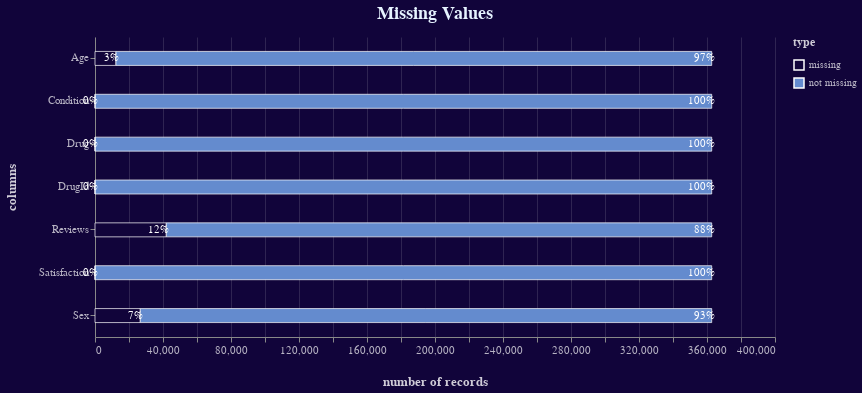

The notebook cell this image was saved under:
### Code cell
#to visualize missing values in each category
def missing_values(df):
    """Returns a summary of missing values in df"""
    nrows = df.shape[0]
    data = []

    def pct(n, total):
        return round(n/total, 2)

    for col in df.columns:

        # string (Object) type columns
        if df[col].dtype.kind == "O":
            df[col] = df[col].str.strip()
            nulls = df[df[col] == ""][col].count()
            nulls += df[col].isnull().sum()

        # numerical (int) type columns
        elif df[col].dtype.kind == "i":
            nulls = df[col].isnull().sum()

        pctofnulls = pct(nulls, nrows)
        data.extend(
            [{"column": col, "pct": 1-pctofnulls, "num of records": nrows-nulls, "type": "not missing"},
             {"column": col, "pct": pctofnulls, "num of records": nulls, "type": "missing"}])

    return pd.DataFrame(data)

missing = missing_values(df)

bars = (alt.Chart()
           .mark_bar(size=14,
                     strokeWidth=1,
                     stroke="white",
                     strokeOpacity=0.7,
                     )
           .encode(x=alt.X("sum(num of records)",
                           axis=alt.Axis(title="number of records",
                                         grid=True)),
                   y=alt.Y("column:O",
                           axis=alt.Axis(title="columns")),
                   tooltip=("column", "type", "num of records:Q",
                            alt.Tooltip("pct:Q", format=".1%")),
                   color=alt.Color("type",
                                   scale=alt.Scale(range=["#11043a", "#648bce"])))
           .properties(title="Missing Values"))

text = (alt.Chart()
           .mark_text(align="right",
                      dx=3)
           .encode(x=alt.X("sum(num of records)",
                           stack="zero"),
                   y=alt.Y("column"),
                   color=alt.Color("type",
                                   legend=None,
                                   scale=alt.Scale(range=["white"])),
                   text=alt.Text("pct", format=".0%")))

(alt.layer(bars, text, data=missing)
    .configure(background='#11043a')
    .configure_title(font="Arial",
                     fontSize=18,
                     color="#e6f3ff",
                     dy=-10)
    .configure_text(color="white")
    .configure_legend(titleFontSize=12,
                      titleColor="white",
                      tickCount=10,
                      titleOpacity=0.8,
                      labelColor="white",
                      labelOpacity=0.7,
                      titlePadding=10)
    .configure_axis(titleFontSize=13,
                    titlePadding=20,
                    titleColor="white",
                    titleOpacity=0.8,
                    labelFontSize=11,
                    labelColor="white",
                    labelOpacity=0.7,
                    tickOffset=0,
                    grid=False,
                    gridOpacity=0.15)
    .configure_view(strokeWidth=0)
    .resolve_scale(color='independent')
    .properties(height=300, width=680))

### Figure 1 — Vega-Lite specification as saved in the notebook (floating-point values rounded to 4 significant figures)
{"config": {"view": {"continuousWidth": 400, "continuousHeight": 300, "strokeWidth": 0}, "axis": {"grid": false, "gridOpacity": 0.15, "labelColor": "white", "labelFontSize": 11, "labelOpacity": 0.7, "tickOffset": 0, "titleColor": "white", "titleFontSize": 13, "titleOpacity": 0.8, "titlePadding": 20}, "background": "#11043a", "legend": {"labelColor": "white", "labelOpacity": 0.7, "tickCount": 10, "titleColor": "white", "titleFontSize": 12, "titleOpacity": 0.8, "titlePadding": 10}, "text": {"color": "white"}, "title": {"color": "#e6f3ff", "dy": -10, "font": "Arial", "fontSize": 18}}, "layer": [{"mark": {"type": "bar", "size": 14, "stroke": "white", "strokeOpacity": 0.7, "strokeWidth": 1}, "encoding": {"color": {"field": "type", "scale": {"range": ["#11043a", "#648bce"]}, "type": "nominal"}, "tooltip": [{"field": "column", "type": "nominal"}, {"field": "type", "type": "nominal"}, {"field": "num of records", "type": "quantitative"}, {"field": "pct", "format": ".1%", "type": "quantitative"}], "x": {"aggregate": "sum", "axis": {"grid": true, "title": "number of records"}, "field": "num of records", "type": "quantitative"}, "y": {"axis": {"title": "columns"}, "field": "column", "type": "ordinal"}}, "title": "Missing Values"}, {"mark": {"type": "text", "align": "right", "dx": 3}, "encoding": {"color": {"field": "type", "legend": null, "scale": {"range": ["white"]}, "type": "nominal"}, "text": {"field": "pct", "format": ".0%", "type": "quantitative"}, "x": {"aggregate": "sum", "field": "num of records", "stack": "zero", "type": "quantitative"}, "y": {"field": "column", "type": "nominal"}}}], "data": {"name": "data-73d3e893980739a1a770654cfff64bd2"}, "height": 300, "resolve": {"scale": {"color": "independent"}}, "width": 680, "$schema": "https://vega.github.io/schema/vega-lite/v4.17.0.json", "datasets": {"data-73d3e893980739a1a770654cfff64bd2": [{"column": "Age", "pct": 0.97, "num of records": 350570, "type": "not missing"}, {"column": "Age", "pct": 0.03, "num of records": 12199, "type": "missing"}, {"column": "Condition", "pct": 1.0, "num of records": 362726, "type": "not missing"}, {"column": "Condition", "pct": 0.0, "num of records": 43, "type": "missing"}, {"column": "Drug", "pct": 1.0, "num of records": 362769, "type": "not missing"}, {"column": "Drug", "pct": 0.0, "num of records": 0, "type": "missing"}, {"column": "DrugId", "pct": 1.0, "num of records": 362769, "type": "not missing"}, {"column": "DrugId", "pct": 0.0, "num of records": 0, "type": "missing"}, {"column": "Satisfaction", "pct": 1.0, "num of records": 362769, "type": "not missing"}, {"column": "Satisfaction", "pct": 0.0, "num of records": 0, "type": "missing"}, {"column": "Sex", "pct": 0.93, "num of records": 336236, "type": "not missing"}, {"column": "Sex", "pct": 0.07, "num of records": 26533, "type": "missing"}, {"column": "Reviews", "pct": 0.88, "num of records": 320923, "type": "not missing"}, {"column": "Reviews", "pct": 0.12, "num of records": 41846, "type": "missing"}]}}
